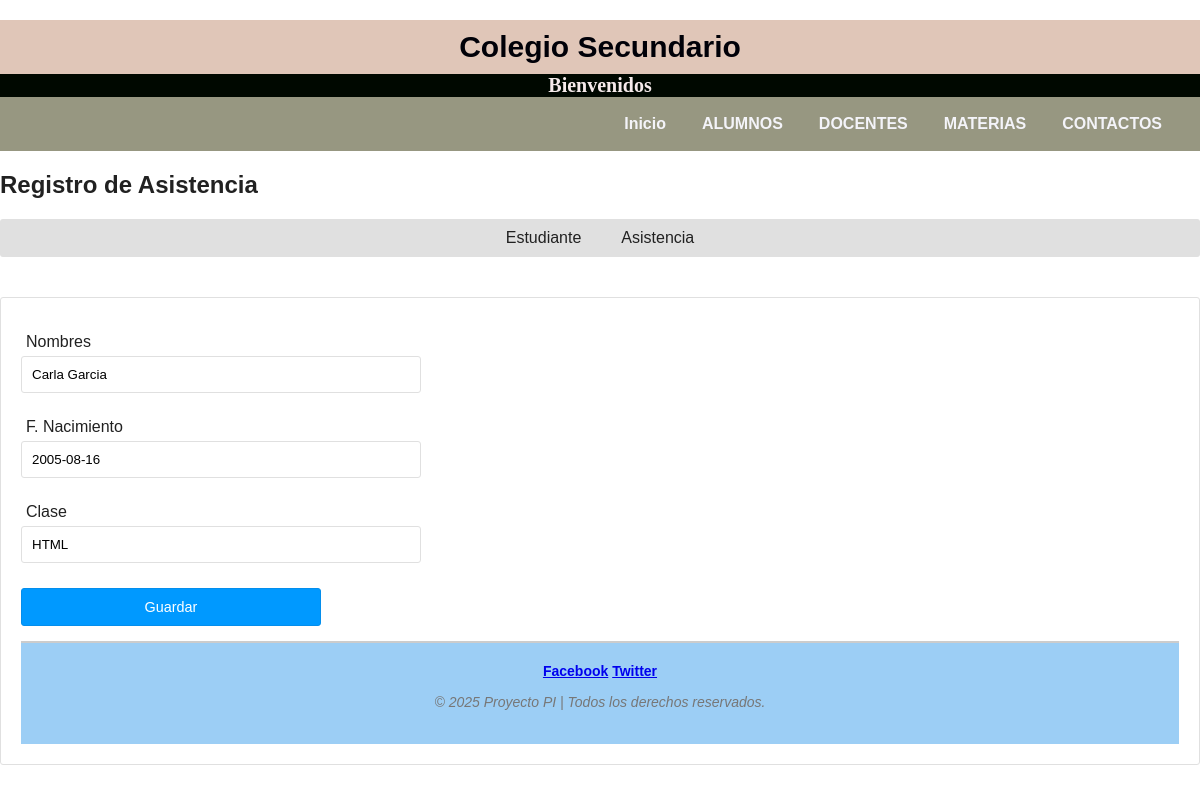
Page /mainfile/Alumnos.php?action=student-edit&id=14 on the committed database.
### tables this page shows
CREATE TABLE `tbl_estudiante` (
  `id` int(11) NOT NULL,
  `nombres` varchar(55) NOT NULL,
  `fecha_estudiante` date NOT NULL,
  `clase` varchar(55) NOT NULL,
  `id_materia` int(11) NOT NULL
);

### Modelo/DBController.php (called while the page is built, shortened)
<?php
class DBController {
    private $host = "localhost";
    private $user = "root";
    private $password = "";
    private $database = "c";
    private $conn;
    function __construct() {
        $this->conn = $this->connectDB();
    }
    public function connectDB() {
        return mysqli_connect($this->host, $this->user, $this->password, $this->database);
    }
    public function runQuery($query, $param_type, $param_value_array) {
        $sql = $this->conn->prepare($query);
        $this->bindQueryParams($sql, $param_type, $param_value_array);
        $sql->execute();
        $result = $sql->get_result();
        $resultset = [];
        if ($result && $result->num_rows > 0) {
            while ($row = $result->fetch_assoc()) {
                $resultset[] = $row;
            }
        }
        return $resultset;
    }
    private function bindQueryParams($sql, $param_type, $param_value_array) {
        $param_value_reference[] = &$param_type;
        foreach ($param_value_array as $key => $value) {
            $param_value_reference[] = &$param_value_array[$key];
        }
        call_user_func_array([$sql, 'bind_param'], $param_value_reference);
    }
}
?>

### Modelo/Student.php (called while the page is built, shortened)
<?php
require_once ("../Modelo/DBController.php");
class Student
{
    private $db_handle;
    function __construct() {
        $this->db_handle = new DBController();
    }
    function getStudentById($student_id) {
        $query = "SELECT * FROM tbl_estudiante WHERE id = ?";
        $paramType = "i";
        $paramValue = array($student_id);
        $result = $this->db_handle->runQuery($query, $paramType, $paramValue);
        return $result;
    }
}
?>

### mainfile/student-edit.php (the view, shortened to what this page needs)
<?php require_once(__DIR__ . '/header.php'); ?>
<form name="frmAdd" method="post" action="" id="frmAdd"
    onSubmit="return validate();">
    <div>
        <label style="padding-top: 20px;">Nombres</label> <span
            id="name-info" class="info"></span><br /> <input type="text"
            name="name" id="name" class="demoInputBox"
            value="<?php echo $result[0]["nombres"]; ?>">
    </div>
    <div>
        <label>F. Nacimiento</label> <span id="dob-info" class="info"></span><br />
        <input type="text" name="dob" id="dob" class="demoInputBox"
            value="<?php echo $result[0]["fecha_estudiante"]; ?>">
    </div>
    <div>
        <label>Clase</label> <span id="class-info" class="info"></span><br />
        <input type="text" name="class" id="class" class="demoInputBox"
            value="<?php echo $result[0]["clase"]; ?>">
    </div>
    <div>
        <input type="submit" name="add" id="btnSubmit" value="Guardar" />
    </div>
    </body>
    </html>

### mainfile/css/estilos_de_contenido.css (style rules this page uses)
body { margin: 0; padding: 0; min-height: 100vh; width: 100%; }

### mainfile/css/style.css (style rules this page uses)
body { width: 100%; font-family: Arial, sans-serif; color: #212121; margin: 0; padding: 0; }
.demoInputBox { padding: 10px; border: 1px solid #E0E0E0; border-radius: 3px; width: 100%; max-width: 400px; margin: 5px 0 10px 0; box-sizing: border-box; }
#frmAdd { border: 1px solid #E0E0E0; padding: 20px; border-radius: 3px; width: 100%; max-width: 100%; box-sizing: border-box; }
#frmAdd div { margin-bottom: 15px; }
#frmAdd div label { margin-left: 5px; }
#btnAddAction, #btnSubmit { padding: 10px 20px; border-radius: 3px; cursor: pointer; display: block; width: 100%; max-width: 300px; margin-bottom: 10px; box-sizing: border-box; }
#btnSubmit { background: #09F; border: 1px solid #048eec; color: #FFF; font-size: 0.9em; }
.info { font-size: 0.8em; color: #FF6600; letter-spacing: 2px; padding-left: 5px; }

### rows in the picture
tbl_estudiante: name "Carla Garcia", dob "2005-08-16", class "HTML"

### other values in the picture
$nombre_sitio "Colegio Secundario"
$nombre_secundario "Bienvenidos"
